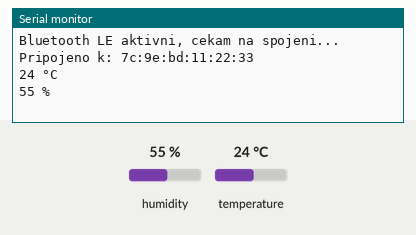
This sketch was run on a simulated Arduino Nano 33 BLE. On the bench: the last lines printed to the serial monitor. Inputs (shaded band) come from the test bench; at power-on: humidity 55 %, temperature 24 °C. Nothing arrives over Bluetooth unless stated; a phone connects over Bluetooth LE 3 s after start.

Above: at 3.8 s.
3.9 s: humidity set to 22 %
At 5.4 s:
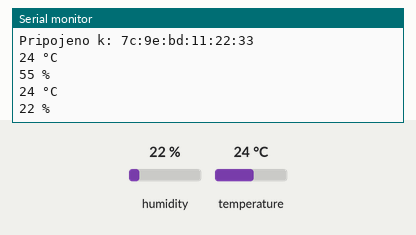
6.7 s: temperature set to 12 °C
At 8.3 s:
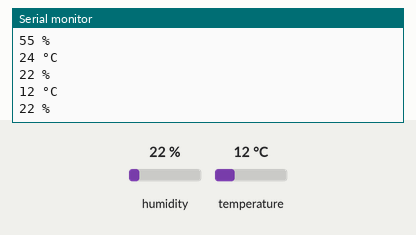
9.5 s: humidity set to 40 %
At 11.7 s:
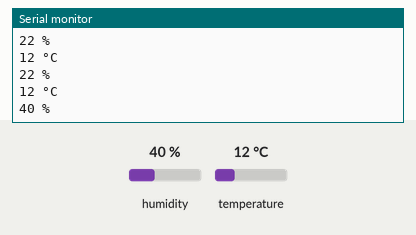
Timing chart, 0 to 13.2 s (numbered marks = the images above; inputs shaded):
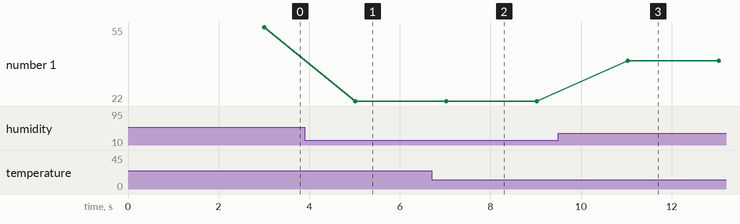

Measured:
- after the input at 3.9 s, the serial monitor: prints a new line after 1.1 s (image 1)
- after the input at 6.7 s, the serial monitor: prints a new line after 0.32 s (image 2)
- after the input at 9.5 s, the serial monitor: prints a new line after 1.5 s (image 3)
- plotted number 1: 22 → 40 after the input at 9.5 s

The sketch:

ArduinoNano33BLESense_BLEprenos.ino
```cpp
#include <ArduinoBLE.h> // Pouzijeme knihovnu pro Bluetooth LE komunikaci
#include <Arduino_HTS221.h> // Pouzijeme knihovnu pro cip teplomeru HTS221

// Vytvorime novou BLE sluzbu s vlastnim UUID
// s vygnerovanim unikatniho UUID pomuze treba web https://www.guidgenerator.com/
BLEService teplomerBLESluzba("0E633B12-4B56-47EB-915A-3015E74E37BD");

// Sluzba vyse bude mit dve osmibitové charakteristiky pro teplotu a vlhkost
// Kazda charakteristika ma take unikatni UUID a vlastnost BLERead (budeme z ni cist) a BLENotify (bude se automaticky aktualizovat)
BLEUnsignedCharCharacteristic teplotaBLECharakteristika("0E633B13-4B56-47EB-915A-3015E74E37BD", BLERead | BLENotify);
BLEUnsignedCharCharacteristic vlhkostBLECharakteristika("0E633B14-4B56-47EB-915A-3015E74E37BD", BLERead | BLENotify);

// Pomocna promenna pro kontrolu periodickeho mereni
uint32_t posledniMereni = 0;

// Hlavni funkce setup se zpracuje hned na zacatku
void setup() {
  Serial.begin(115200); // Nastartujeme seriovou linku na USB
  while (!Serial); // Pockame, dokud v PC neotevreme seriovy monitor
  HTS.begin(); // Nastartujeme teplomer
  BLE.begin(); // Nastartujeme Bluetooth LE
  BLE.setLocalName("Teplomer"); // Nastavime nazev BLE zarizeni
  BLE.setAdvertisedService(teplomerBLESluzba); // Nastavime sluzbu, kterou budeme vysilat v ramci BLE advertisignu
  teplomerBLESluzba.addCharacteristic(teplotaBLECharakteristika); // Pripojime ke sluzbe charakteristiku teploty
  teplomerBLESluzba.addCharacteristic(vlhkostBLECharakteristika); // Pripojime ke sluzbe charakteristiku vlhkosti
  BLE.addService(teplomerBLESluzba); // Pridame sluzbu do BLE
  teplotaBLECharakteristika.writeValue((uint8_t)HTS.readTemperature()); // Nastavime vychozi hodnotu charakteristiky teplota na aktualni teplotu
  vlhkostBLECharakteristika.writeValue((uint8_t)HTS.readHumidity()); // Nastavime vychozi hodnotu charakteristiky vlhkost na aktualni vlhkost
  BLE.advertise(); // Konecne vyvolame BLE advertising -- BLE vysilac vysila do okoli, jak se jmenuje a co umi (UUID sluzby)
  Serial.println("Bluetooth LE aktivni, cekam na spojeni...");
}

// Nekonecna smycka loop se spusti po zpracovani funkce setup
void loop() {
  BLEDevice klient = BLE.central(); // Pripojuje se k nam nejaky klient?

  if (klient) { // Pokud ano, vypiseme do seriove linky jeho BLE adresu
    Serial.print("Pripojeno k: ");
    Serial.println(klient.address());
    while (klient.connected()) { // Je uz klient pripojeny?
      if (abs(millis() - posledniMereni) >= 2000) { // Pomoci pomocne promenne a poctu milisekund od statu porovname, jestli uz ubehly dve sekundy (interval mereni)
        uint8_t teplota = (uint8_t)HTS.readTemperature(); // Zmer teplotu a uloz z ni jen celociselny kladny udaj bez desetinne carky
        uint8_t vlhkost = (uint8_t)HTS.readHumidity(); // Stejnym zpusobem uloz vlhkost
        Serial.print(teplota); Serial.println(" °C"); // Vypis teplotu pro kontrolu do seriove linky
        Serial.print(vlhkost); Serial.println(" %"); // Vypis stejnym zpusobem vlhkost
        teplotaBLECharakteristika.writeValue(teplota); // Zapis teplotu do jeji BLE charakteristiky (teprve ted dochazi k radiovemu prenosu do pripojeneho zarizeni)
        vlhkostBLECharakteristika.writeValue(vlhkost); // Zapis vlhkost do jeji BLE charakteristiky
        posledniMereni = millis(); // Nastav pomocnou promennou na aktualni pocet milisekund od startu
      }
    }
    // Pokud uz neni klient pripojeny, pro kontrolu napis, ze se prave odpojil
    Serial.print("Klient ");
    Serial.print(klient.address());
    Serial.println(" se odpojil");
  }
} // Konec funkce loop, smycka se opakuje zase od zacatku
```
